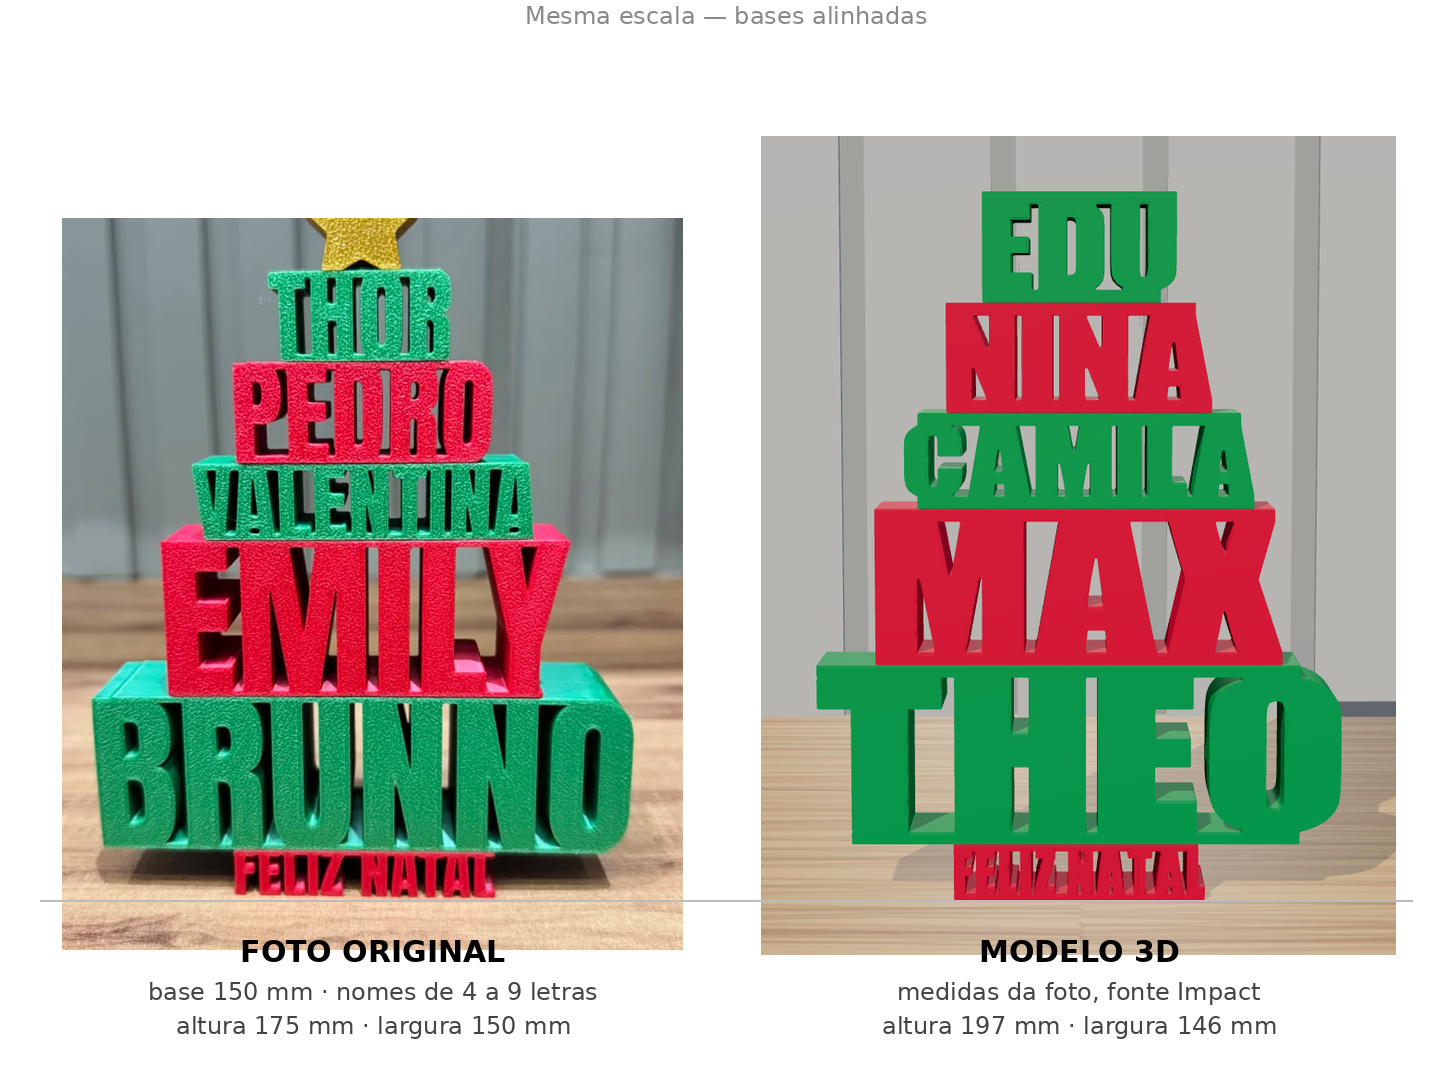

This figure's Python source:
"""Monta a comparação lado a lado, na mesma escala (mm), da foto de referência com as variantes renderizadas.
uso: python3 comparar.py foto.jpg saida.png pasta_render:base_mm:"Título":"subtítulo" ..."""
import sys
from PIL import Image, ImageDraw, ImageFont
import numpy as np
def mask_colored(im):
    a = np.asarray(im.convert('RGB')).astype(int); r,g,b = a[...,0],a[...,1],a[...,2]
    return ((g>r+40)&(g>b+20)) | ((r>g+60)&(r>b+40))
def medidas(im):
    m = mask_colored(im); ys,xs = np.where(m)
    rows = [(np.where(m[y])[0].min(), np.where(m[y])[0].max()) for y in range(m.shape[0]) if m[y].any()]
    return max(x1-x0 for x0,x1 in rows), (xs.min(), ys.min(), xs.max(), ys.max())
foto_path, saida, *vars_ = sys.argv[1:]
foto = Image.open(foto_path).convert('RGB').crop((0,140,739,1360))
wf, bb = medidas(foto)
paineis_src = [(foto, 150/wf, bb, 'FOTO ORIGINAL', 'base 150 mm · nomes de 4 a 9 letras')]
for v in vars_:
    pasta, base, tit, sub = v.split(':')
    im = Image.open(pasta+'/frente.png').convert('RGB'); w, bb = medidas(im)
    paineis_src.append((im, float(base)/w, bb, tit, sub))
PXMM = 3.6; H = int(250*PXMM); pads = 40; paineis = []
font = ImageFont.truetype('/usr/share/fonts/truetype/dejavu/DejaVuSans-Bold.ttf', 30)
fs = ImageFont.truetype('/usr/share/fonts/truetype/dejavu/DejaVuSans.ttf', 24)
for im, mmpx, (x0,y0,x1,y1), tit, sub in paineis_src:
    f = mmpx*PXMM
    crop = im.crop((max(0,x0-60), max(0,y0-60), min(im.width,x1+60), min(im.height,y1+60)))
    crop = crop.resize((int(crop.width*f), int(crop.height*f)), Image.LANCZOS)
    pan = Image.new('RGB', (int(185*PXMM), H+140), 'white')
    base_y = H - 20; ty = base_y - (crop.height - int(60*f))
    pan.paste(crop, ((pan.width-crop.width)//2, ty))
    d = ImageDraw.Draw(pan)
    d.text((pan.width//2, H+20), tit, fill='black', font=font, anchor='mt')
    d.text((pan.width//2, H+62), sub, fill='#444', font=fs, anchor='mt')
    d.text((pan.width//2, H+96), f"altura {(y1-y0)*mmpx:.0f} mm · largura {(x1-x0)*mmpx:.0f} mm", fill='#444', font=fs, anchor='mt')
    paineis.append(pan)
W = sum(p.width for p in paineis)+pads*(len(paineis)+1)
out = Image.new('RGB',(W, H+140+pads),'white'); x=pads
for p in paineis: out.paste(p,(x,pads//2)); x+=p.width+pads
d = ImageDraw.Draw(out); d.line([(pads, H-20+pads//2),(W-pads, H-20+pads//2)], fill='#bbb', width=2)
d.text((W//2, 6), "Mesma escala — bases alinhadas", fill='#888', font=fs, anchor='mt')
out.save(saida); print(saida, out.size)
